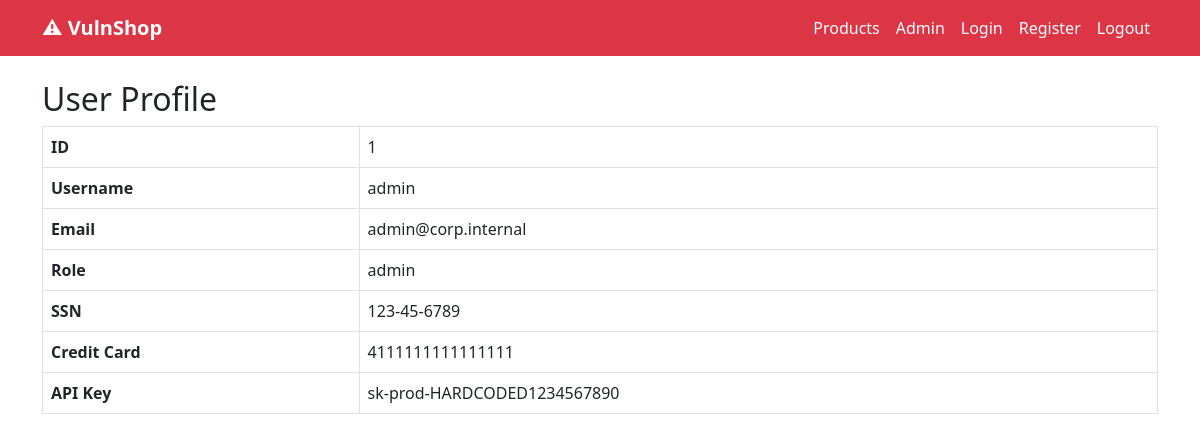
/api/users/1/profile, run on the app's committed database.
### tables this page shows
CREATE TABLE users (
            id              INTEGER PRIMARY KEY AUTOINCREMENT,
            username        TEXT UNIQUE NOT NULL,
            password        TEXT NOT NULL,   -- A02: MD5, no salt
            email           TEXT,
            role            TEXT DEFAULT 'user',
            ssn             TEXT,            -- A02: PII stored in plaintext
            credit_card     TEXT,            -- A02: PII stored in plaintext
            api_key         TEXT             -- A02: Secret stored in plaintext
        );

### app/routes/users.py (the view)
@router.get("/{user_id}/profile", response_class=HTMLResponse)
async def profile_page(user_id: int, request: Request, db=Depends(get_db)):
    row = db.execute(f"SELECT * FROM users WHERE id = {user_id}").fetchone()
    if not row:
        return HTMLResponse("User not found", status_code=404)
    return templates.TemplateResponse("profile.html", {"request": request, "user": dict(row)})

### app/templates/profile.html (shortened to what this page needs)
{% extends "base.html" %}
{% block content %}
<h2>User Profile</h2>
<table class="table table-bordered">
  <tr><th>ID</th><td>{{ user.id }}</td></tr>
  <tr><th>Username</th><td>{{ user.username }}</td></tr>
  <tr><th>Email</th><td>{{ user.email }}</td></tr>
  <tr><th>Role</th><td>{{ user.role }}</td></tr>
  <tr><th>SSN</th><td>{{ user.ssn }}</td></tr>
  <tr><th>Credit Card</th><td>{{ user.credit_card }}</td></tr>
  <tr><th>API Key</th><td>{{ user.api_key }}</td></tr>
</table>
{% endblock %}

### data on the page
users: id "1", username "admin", email "admin@corp.internal", role "admin", ssn "123-45-6789", credit_card "4111111111111111", api_key "sk-prod-HARDCODED1234567890"
